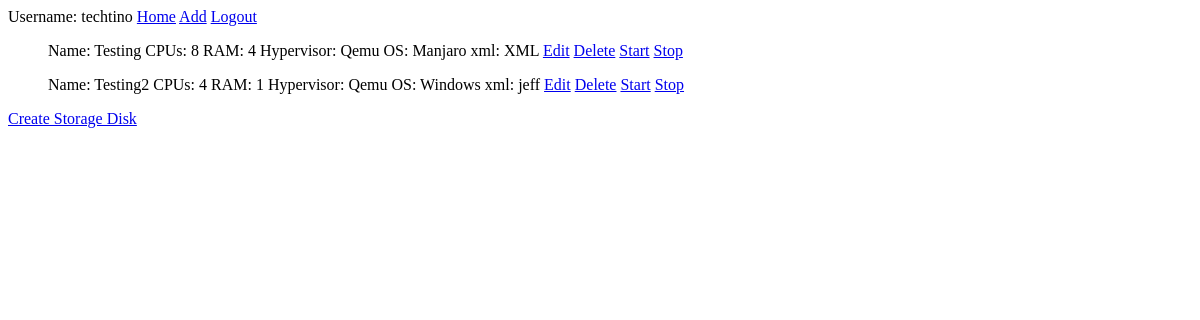
/manager/listing (signed in), run on an earlier commit of the app's database.
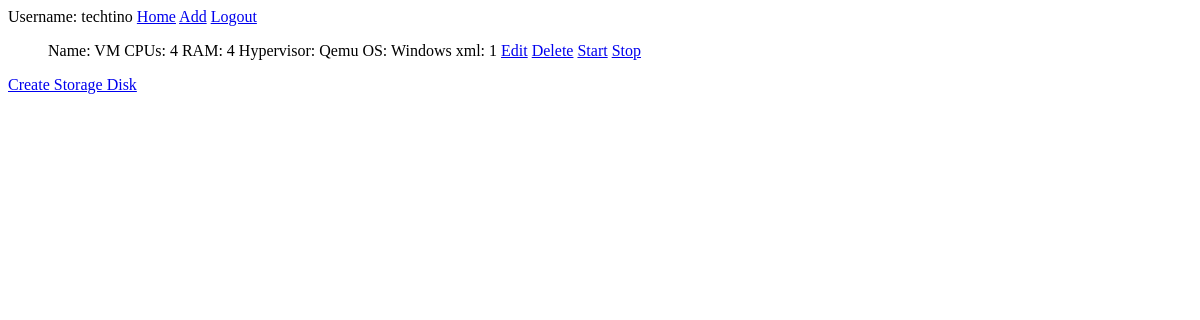
And on a later commit of the database.
### manager/models.py (models this page shows, shortened)
class VM(models.Model):
    name = models.CharField(max_length=30)
    cpus = models.IntegerField()
    ram = models.IntegerField()
    hypervisor = models.CharField(max_length=30)
    os = models.CharField(max_length=30)
    xml = models.CharField(max_length=100)
    storage_disk = models.ForeignKey(StorageDisk, on_delete=models.CASCADE)

### manager/views.py (the view)
# urls.py: path('listing', views.listing, name='listing'),
@login_required
def listing(request):
    VM_list = VM.objects.order_by('id')[:40]
    template = loader.get_template('listing.html')
    username = request.user.get_username()
    context = {
        'VM_list': VM_list,
        'username': username,
    }
    return HttpResponse(template.render(context, request))

### manager/templates/listing.html
Username: {{username}} <a href="/manager/home">Home</a> <a href="/manager/add">Add</a> <a href="/accounts/logout">Logout</a>
{% if VM_list %}
    <ul>
    {% for vm in VM_list %}
        <p>Name: {{vm.name}} CPUs: {{vm.cpus}} RAM: {{vm.ram}} Hypervisor: {{vm.hypervisor}} OS: {{vm.os}} xml: {{vm.xml}} <a href="/manager/{{ vm.id }}/edit">Edit</a>  <a href="/manager/{{ vm.id }}/delete">Delete</a>  <a href="/manager/{{ vm.id }}/startVM">Start</a> <a href="/manager/{{ vm.id }}/stopVM">Stop</a></p>
    {% endfor %}
    </ul>
{% else %}
    <p>No VMs are available.</p>
{% endif %}
<a href="/manager/createDisk">Create Storage Disk</a>

What changed in the data, as far as the page shows it:
removed VM: name "Testing", cpus "8", ram "4", hypervisor "Qemu", os "Manjaro", xml "XML"
removed VM: name "Testing2", cpus "4", ram "1", hypervisor "Qemu", os "Windows", xml "jeff"
added VM: name "VM", cpus "4", ram "4", hypervisor "Qemu", os "Windows", xml "1"
